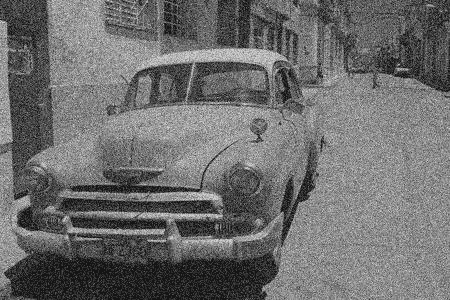
#> input picture Morphological Operations/noise_car.png, 450 x 300 px
$ python Opening.py
#> lines starting #> are read from the running program, lines starting #| are printed output that depends on the picture; after the words box and inside, x2 and y2 are one past the last pixel; in counts of white or black regions, pixels touching at a corner belong together
import cv2, numpy as np, matplotlib.pyplot as plt

img = cv2.imread(r"noise_car.png", 0)
#> img is the input picture: shape (300, 450); min 20, max 207, mean 109.4
bin = cv2.threshold(img, 0, 255, cv2.THRESH_BINARY+cv2.THRESH_OTSU)[1]
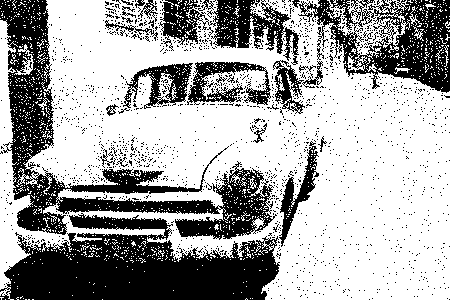
#> bin: shape (300, 450); 64.4% white; 1664 black regions (1637 under 20 px), largest, box (x1, y1, x2, y2) and area: (0, 213, 280, 300) 15120, (0, 0, 277, 240) 13873, (292, 0, 450, 93) 6518

k = np.ones((3, 3), np.uint8)
opened = cv2.morphologyEx(bin, cv2.MORPH_OPEN, k)
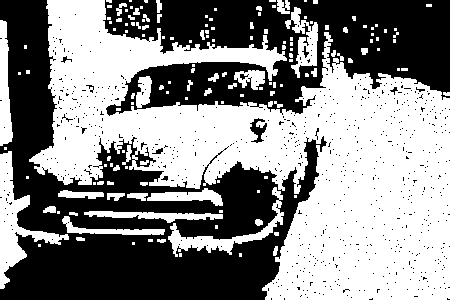
#> opened: shape (300, 450); 53.5% white; 708 black regions (698 under 20 px), largest, box (x1, y1, x2, y2) and area: (0, 0, 327, 300) 36899, (103, 0, 450, 116) 24284, (250, 118, 267, 143) 201
plt.imshow(opened, cmap='gray'), plt.axis('off'), plt.show()
